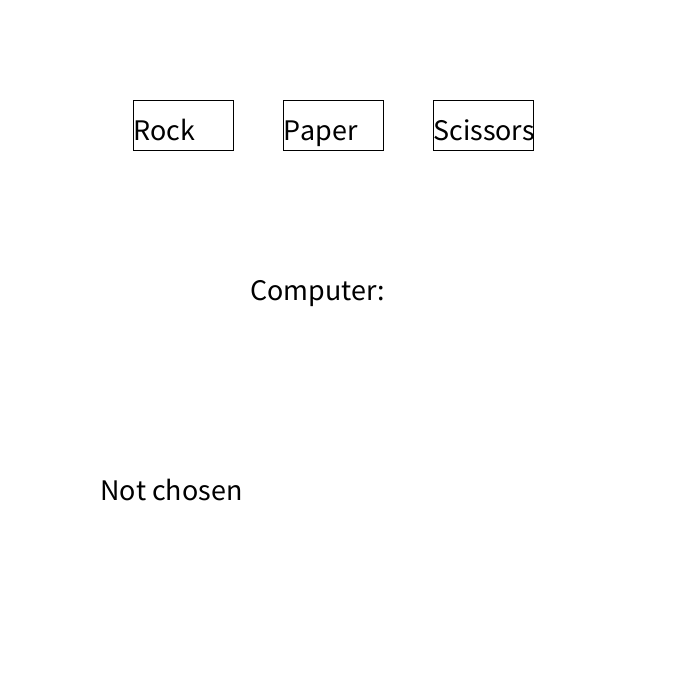
Frame 1 (no input)
Frame 60 (the mouse pressed at the canvas centre just before this capture): identical to frame 1, image omitted
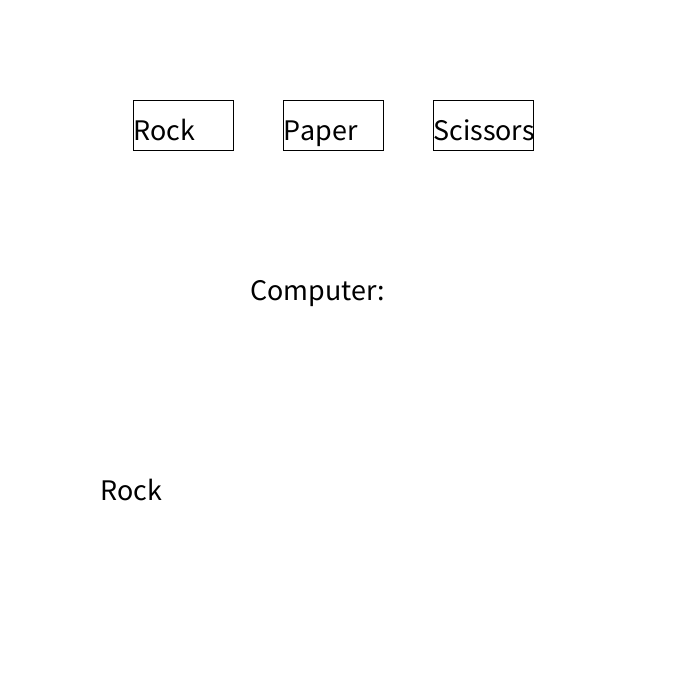
Frame 120 (the mouse held since frame 60 and released just before this capture)

The Processing sketch that drew these frames (run headless with seeded random() and noise(); from frame 60 on, the mouse is pressed at the canvas centre):

// Processing sketch: Rock_Paper_Scissors_Assignment
// ── Rock_Paper_Scissors_Assignment.pde
String userChoice = "Not chosen";
int rand;
String computerChoice = "Not chosen";

void setup() {
  size(700, 700);
  textSize(30);
}

void draw() {
  background(255);
  if (userChoice == "Rock") {
    fill(0, 0, 255);
  } else {
    fill(255);
  }
  rect(width / 3 - 100, 100, 100, 50);

  if (userChoice == "Paper") {
    fill(0, 255, 0);
  } else {
    fill(255);
  }
  rect(width / 3 + 50, 100, 100, 50);

  if (userChoice == "Scissors") {
    fill(0, 255, 255);
  } else {
    fill(255);
  }
  rect(width / 3 + 200, 100, 100, 50);

  fill(0);
  text("Rock", width / 3 - 100, 140);
  text("Paper", width / 3 + 50, 140);
  text("Scissors", width / 3 + 200, 140);


  text("Computer:", width / 2 - 100, 300);


  text(computerChoice, 100, 500);

  if (userChoice == "Rock" && computerChoice == "Scissors") {
    text("You Win", 350, 600);
  } else if(userChoice == "Rock" && computerChoice == "Paper") {
    text("You Lose", 350, 600);
  } else if (userChoice == "Scissors" && computerChoice == "Paper") {
    text("You Win", 350, 600);
  } else if (userChoice == "Scissors" && computerChoice == "Rock") {
    text("You Lose", 350, 600);
  } else if (userChoice == "Paper" && computerChoice == "Rock") {
    text("You Win", 350, 600);
  } else if (userChoice == "Paper" && computerChoice == "Scissors") {
    text ("You Lose", 350, 600); }
    else if (userChoice == "Paper" && computerChoice == "Paper") {
      text("You Tie", 350, 600);
    } else if (userChoice == "Scissors" && computerChoice == "Scissors") {
      text ("You Tie", 350, 600);
    } else if (userChoice == "Rock" && computerChoice == "Rock") {
      text ("You Tie", 350, 600); }
    
}

void mousePressed() {
  if (mouseX > width /3 - 100 &&
    mouseX < width / 3 &&
    mouseY > 100 && mouseY < 150) {
    userChoice = "Rock";
    rand = (int) random(3);
  } else if (
    mouseX > width / 3 + 50 &&
    mouseX < width / 3 + 150 &&
    mouseY > 100 && mouseY < 150
    ) {
    userChoice = "Paper";
    rand = (int) random(3);
  } else if (
    mouseX > width / 3 + 200 &&
    mouseX < width / 3 + 300 &&
    mouseY > 100 && mouseY < width/3 + 150
    ) {
    userChoice = "Scissors";
    rand = (int) random(3);
  } else {
    userChoice = "Not Chosen";
  }
  println (rand);
  println(userChoice);
  if (rand == 0) {
    computerChoice = "Rock";
  } else if (rand == 1) {
    computerChoice = "Paper";
  } else if (rand == 2) {
    computerChoice = "Scissors";
  } else {
    computerChoice = "not chosen";
  }
}
